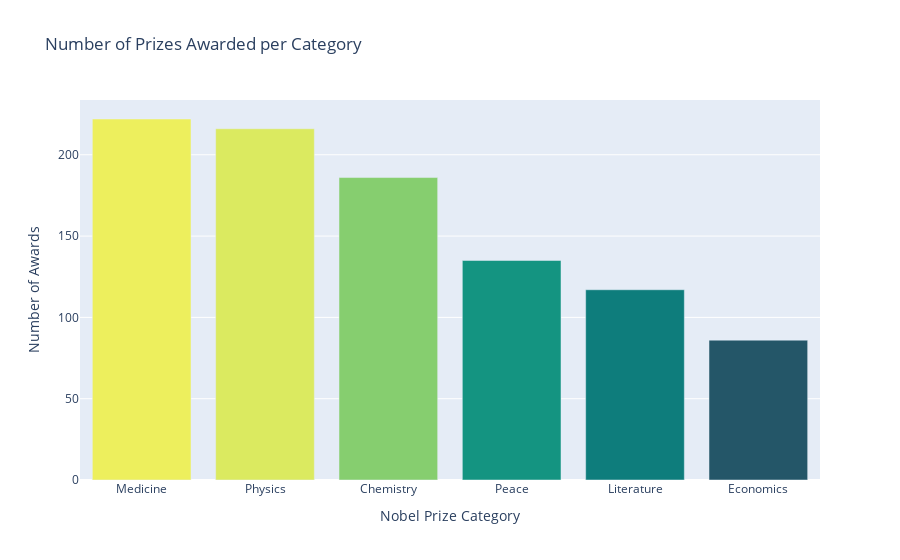

Notebook source saved alongside this figure:
### Code cell
bar = px.bar(x = nobel_category.index, # index = category name
             y = nobel_category.values,
             color=nobel_category.values,
             color_continuous_scale='aggrnyl',
             title='Number of Prizes Awarded per Category')

bar.update_layout(xaxis_title='Nobel Prize Category', 
                         yaxis_title='Number of Awards', 
                         coloraxis_showscale=False)          #to turn on the scale for count on the right
 
bar.show()

### Figure 1 — Plotly figure (JSON) as saved in the notebook; plotly's stock layout.template omitted (floating-point values rounded to 4 significant figures)
{"data": [{"alignmentgroup": "True", "hovertemplate": "x=%{x}<br>y=%{y}<br>color=%{marker.color}<extra></extra>", "legendgroup": "", "marker": {"color": [222, 216, 186, 135, 117, 86], "coloraxis": "coloraxis", "pattern": {"shape": ""}}, "name": "", "offsetgroup": "", "orientation": "v", "showlegend": false, "textposition": "auto", "type": "bar", "x": ["Medicine", "Physics", "Chemistry", "Peace", "Literature", "Economics"], "xaxis": "x", "y": [222, 216, 186, 135, 117, 86], "yaxis": "y"}], "layout": {"barmode": "relative", "coloraxis": {"colorbar": {"title": {"text": "color"}}, "colorscale": [[0, "rgb(36, 86, 104)"], [0.1667, "rgb(15, 114, 121)"], [0.3333, "rgb(13, 143, 129)"], [0.5, "rgb(57, 171, 126)"], [0.6667, "rgb(110, 197, 116)"], [0.8333, "rgb(169, 220, 103)"], [1, "rgb(237, 239, 93)"]], "showscale": false}, "legend": {"tracegroupgap": 0}, "title": {"text": "Number of Prizes Awarded per Category"}, "xaxis": {"anchor": "y", "domain": [0, 1], "title": {"text": "Nobel Prize Category"}}, "yaxis": {"anchor": "x", "domain": [0, 1], "title": {"text": "Number of Awards"}}}}
